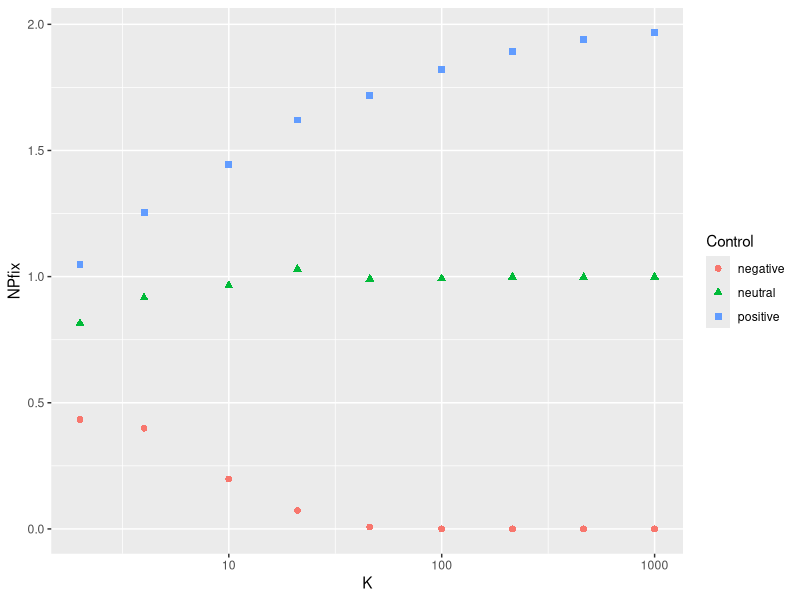

Here is the R script that generated this plot:
require(tidyverse)
dt <- read.csv("results/all_ctr.csv")

dt %>% select(Control, K, NPfix)

scat <- ggplot(dt, aes(x = K, y = NPfix, color = Control, shape = Control)) +
  geom_point(size = 2) +
  scale_x_log10() 
scat
